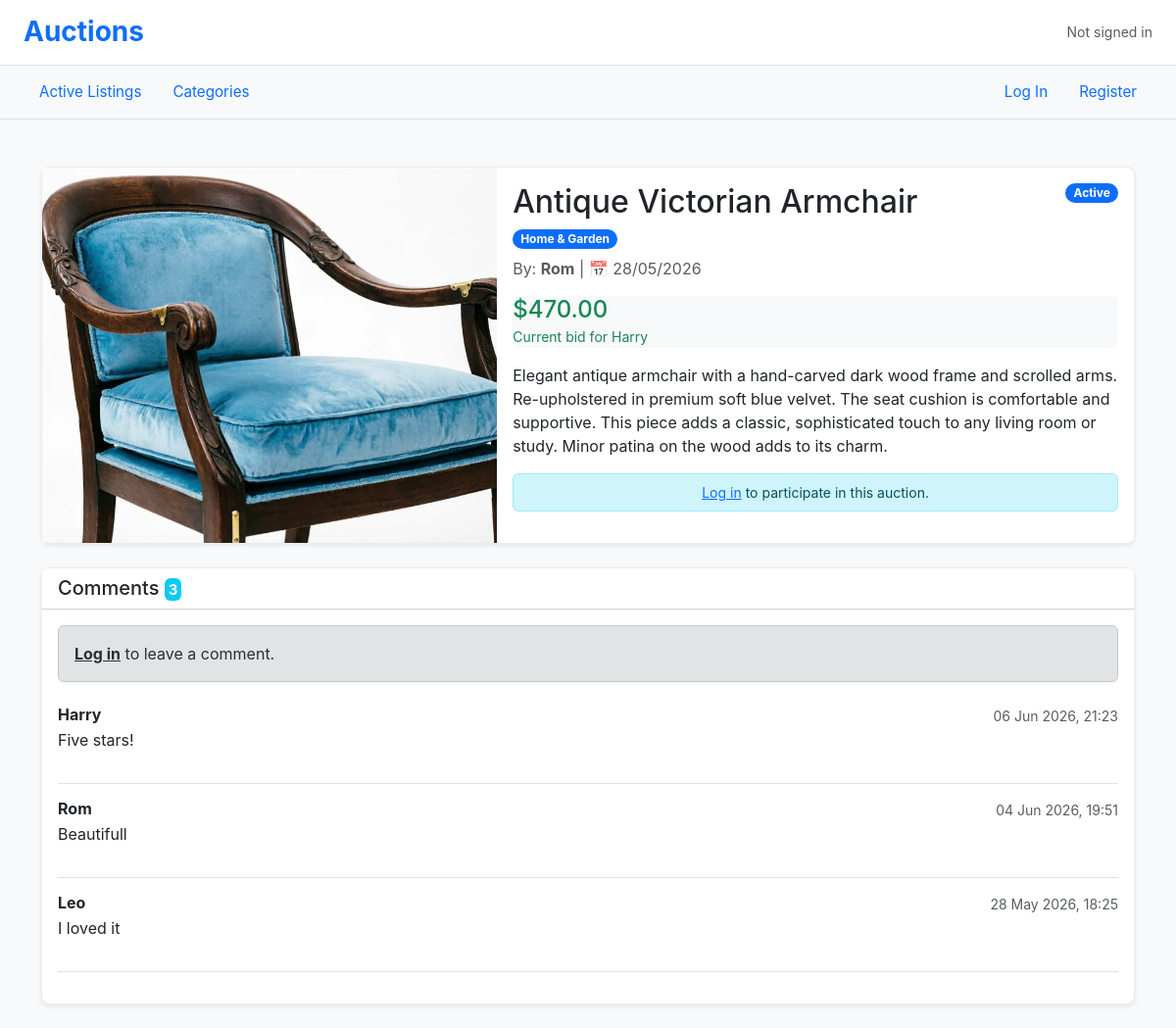
Page /listing/3 on the earlier database version.
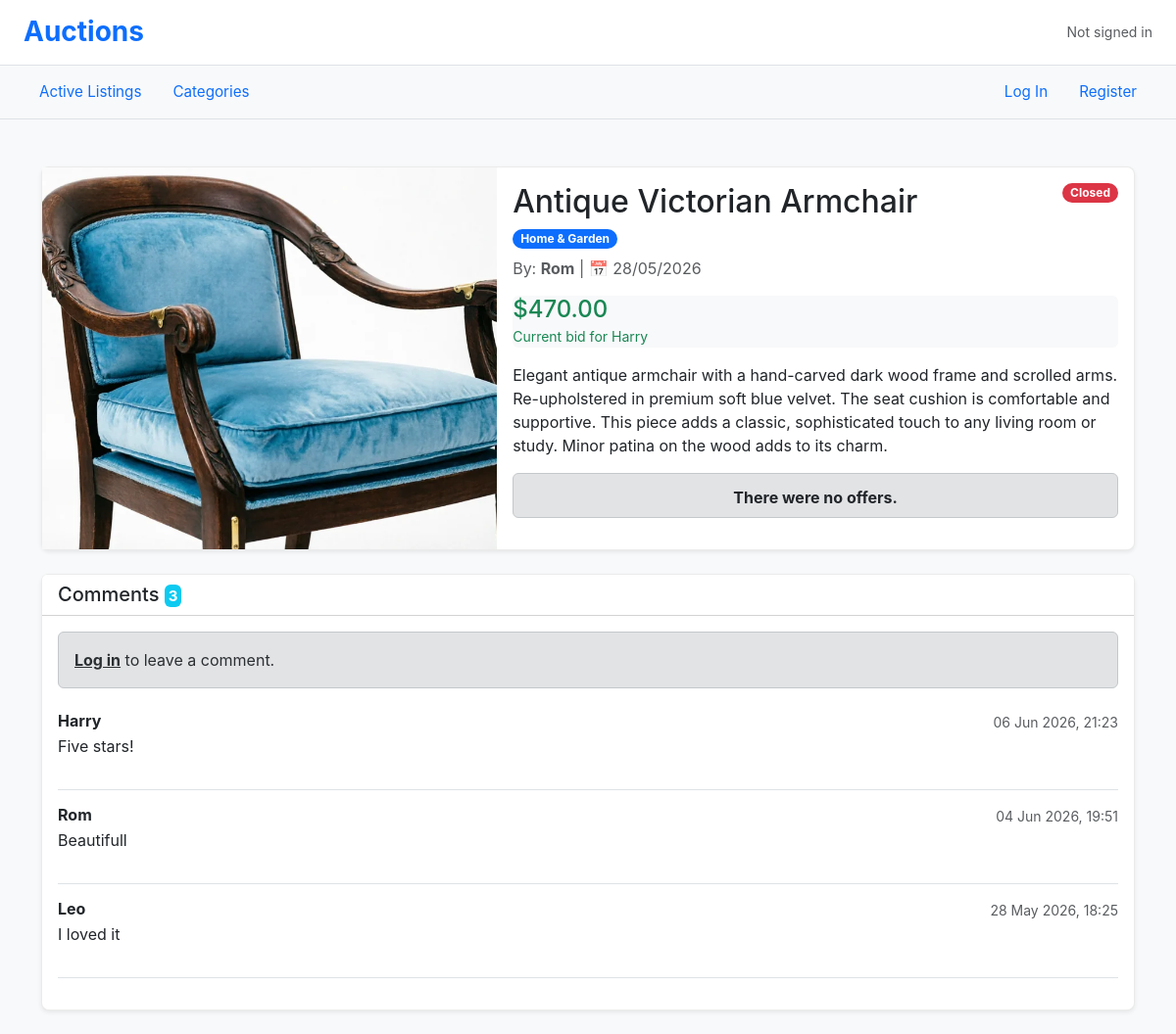
Same page on the later database version.
### auctions/views.py (the view)
# urls.py: path("listing/<int:id>", views.listing, name= "listing"),
def listing(request, id):
    ad = get_object_or_404(Listing, id=id)
    comments = ad.comments.all()
    current_bid = ad.bids.first()
    is_in_watchlist = False
    is_winner = False
    if request.user.is_authenticated:
        is_in_watchlist = ad.watched_by.filter(user=request.user).exists()
        if not ad.active and ad.winner == request.user:
            is_winner = True
    if request.method == 'POST':
        form = CommentForm(request.POST)
        if form.is_valid():
            comment = form.save(commit=False)
            comment.user = request.user
            comment.listing = ad
            comment.save()
            return redirect('listing', id=id)
    else:
        form = CommentForm()
    return render(request, 'auctions/listing.html', {
        'ad': ad,
        'comments': comments,
        'form': form,
        'current_bid': current_bid,
        'is_in_watchlist': is_in_watchlist,
        'is_winner': is_winner,
    })

### auctions/models.py (called while the page is built)
    def __str__(self):
       return f"{self.category}"

### auctions/templates/auctions/listing.html (shortened to what the changed rows need)
{% extends "auctions/layout.html" %}
{% block body %}
<div class="container mt-4">
    <div class="card shadow-sm">
        <div class="row g-0">
            <div class="col-md-7">
                <div class="card-body">
                    <div class="d-flex justify-content-between align-items-start mb-2">
						<div>
                            <h2 class="card-title mb-1">{{ ad.title }}</h2>
                        </div>
                        <div class="d-flex align-items-center">
                            {% if ad.active %}
                                <span class="badge rounded-pill bg-primary px-2 py-1">Active</span>
                            {% else %}
                                <span class="badge rounded-pill bg-danger px-2 py-1">Closed</span>
                            {% endif %}
                        </div>
                    </div>
                    <div class="mb-3">
                        {% if not ad.active %}
                            <div class="alert alert-secondary fw-bold py-2 mb-0 text-center text-dark">
								{% if is_winner %}
								<div class="mt-1">
									🎉 Congratulations! You have won this auction.
								</div>
                                {% elif  ad.winner %}
                                    <div class="mt-1"><strong>Winner:</strong> {{ ad.winner.username }}</div>
                                {% else %}
                                    <div class="mt-1 ">There were no offers.</div>
                                {% endif %}
                            </div>
                        {% else %}
                            <div class="alert alert-info py-2 mb-0 text-center small">
                                 <a href="{% url 'login' %}">Log in</a> to participate in this auction.
                            </div>
                        {% endif %}
                    </div>
                </div>
            </div>
        </div>
    </div>
</div>
{% endblock %}

Differences in the rows shown:
changed Listing "Antique Victorian Armchair": active True → False (drawn)
Other differences:
text no longer shown: "Active Log in to participate in this auction."
text now shown: "Closed There were no offers."
